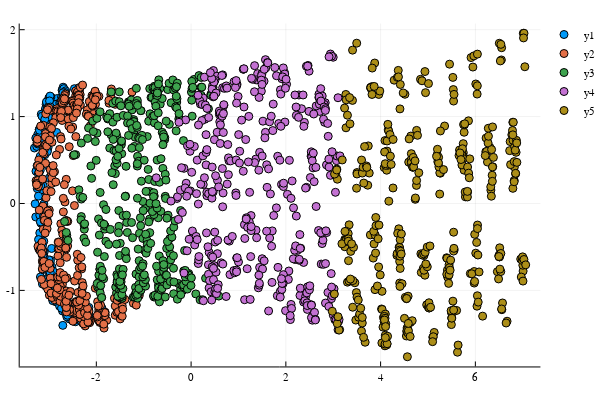

This figure's notebook cell:
### Code cell
scatter(Xf[1:400,1], Xf[1:400,2])
scatter!(Xf[401:800,1], Xf[401:800,2])
scatter!(Xf[801:1200,1], Xf[801:1200,2])
scatter!(Xf[1201:1600,1], Xf[1201:1600,2])
scatter!(Xf[1601:end,1], Xf[1601:end,2])

### Figure 1 — Plotly figure (JSON) as saved in the notebook; plotly's stock layout.template omitted (floating-point values rounded to 4 significant figures; data arrays with more than 128 entries replaced by an {"elided": "..."} marker saying what was removed)
{"data": [{"colorbar": {"title": ""}, "hoverinfo": "text", "legendgroup": "y1", "marker": {"color": "rgba(0, 154, 250, 1.000)", "line": {"color": "rgba(0, 0, 0, 1.000)", "width": 1}, "size": 8, "symbol": "circle"}, "mode": "markers", "name": "y1", "showlegend": true, "text": {"elided": "400 null values"}, "type": "scatter", "x": {"elided": "400 float values"}, "xaxis": "x1", "y": {"elided": "400 float values"}, "yaxis": "y1"}, {"colorbar": {"title": ""}, "hoverinfo": "text", "legendgroup": "y2", "marker": {"color": "rgba(227, 111, 71, 1.000)", "line": {"color": "rgba(0, 0, 0, 1.000)", "width": 1}, "size": 8, "symbol": "circle"}, "mode": "markers", "name": "y2", "showlegend": true, "text": {"elided": "400 null values"}, "type": "scatter", "x": {"elided": "400 float values"}, "xaxis": "x1", "y": {"elided": "400 float values"}, "yaxis": "y1"}, {"colorbar": {"title": ""}, "hoverinfo": "text", "legendgroup": "y3", "marker": {"color": "rgba(62, 164, 78, 1.000)", "line": {"color": "rgba(0, 0, 0, 1.000)", "width": 1}, "size": 8, "symbol": "circle"}, "mode": "markers", "name": "y3", "showlegend": true, "text": {"elided": "400 null values"}, "type": "scatter", "x": {"elided": "400 float values"}, "xaxis": "x1", "y": {"elided": "400 float values"}, "yaxis": "y1"}, {"colorbar": {"title": ""}, "hoverinfo": "text", "legendgroup": "y4", "marker": {"color": "rgba(195, 113, 210, 1.000)", "line": {"color": "rgba(0, 0, 0, 1.000)", "width": 1}, "size": 8, "symbol": "circle"}, "mode": "markers", "name": "y4", "showlegend": true, "text": {"elided": "400 null values"}, "type": "scatter", "x": {"elided": "400 float values"}, "xaxis": "x1", "y": {"elided": "400 float values"}, "yaxis": "y1"}, {"colorbar": {"title": ""}, "hoverinfo": "text", "legendgroup": "y5", "marker": {"color": "rgba(172, 142, 24, 1.000)", "line": {"color": "rgba(0, 0, 0, 1.000)", "width": 1}, "size": 8, "symbol": "circle"}, "mode": "markers", "name": "y5", "showlegend": true, "text": {"elided": "400 null values"}, "type": "scatter", "x": {"elided": "400 float values"}, "xaxis": "x1", "y": {"elided": "400 float values"}, "yaxis": "y1"}], "layout": {"annotations": [], "height": 400, "legend": {"bgcolor": "rgba(255, 255, 255, 1.000)", "bordercolor": "rgba(0, 0, 0, 1.000)", "font": {"color": "rgba(0, 0, 0, 1.000)", "family": "sans-serif", "size": 11}, "tracegroupgap": 0, "x": 1, "y": 1}, "margin": {"b": 20, "l": 0, "r": 0, "t": 20}, "paper_bgcolor": "rgba(255, 255, 255, 1.000)", "plot_bgcolor": "rgba(255, 255, 255, 1.000)", "showlegend": true, "width": 600, "xaxis": {"anchor": "y1", "domain": [0.03619, 0.9934], "gridcolor": "rgba(0, 0, 0, 0.100)", "gridwidth": 0.5, "linecolor": "rgba(0, 0, 0, 1.000)", "mirror": false, "range": [-3.618, 7.373], "showgrid": true, "showline": true, "showticklabels": true, "tickangle": 0, "tickcolor": "rgb(0, 0, 0)", "tickfont": {"color": "rgba(0, 0, 0, 1.000)", "family": "sans-serif", "size": 11}, "tickmode": "array", "ticks": "inside", "ticktext": ["-2", "0", "2", "4", "6"], "tickvals": [-2, 0, 2, 4, 6], "title": "", "titlefont": {"color": "rgba(0, 0, 0, 1.000)", "family": "sans-serif", "size": 15}, "type": "-", "visible": true, "zeroline": false, "zerolinecolor": "rgba(0, 0, 0, 1.000)"}, "yaxis": {"anchor": "x1", "domain": [0.03762, 0.9902], "gridcolor": "rgba(0, 0, 0, 0.100)", "gridwidth": 0.5, "linecolor": "rgba(0, 0, 0, 1.000)", "mirror": false, "range": [-1.875, 2.071], "showgrid": true, "showline": true, "showticklabels": true, "tickangle": 0, "tickcolor": "rgb(0, 0, 0)", "tickfont": {"color": "rgba(0, 0, 0, 1.000)", "family": "sans-serif", "size": 11}, "tickmode": "array", "ticks": "inside", "ticktext": ["-1", "0", "1", "2"], "tickvals": [-1, 0, 1, 2], "title": "", "titlefont": {"color": "rgba(0, 0, 0, 1.000)", "family": "sans-serif", "size": 15}, "type": "-", "visible": true, "zeroline": false, "zerolinecolor": "rgba(0, 0, 0, 1.000)"}}}
